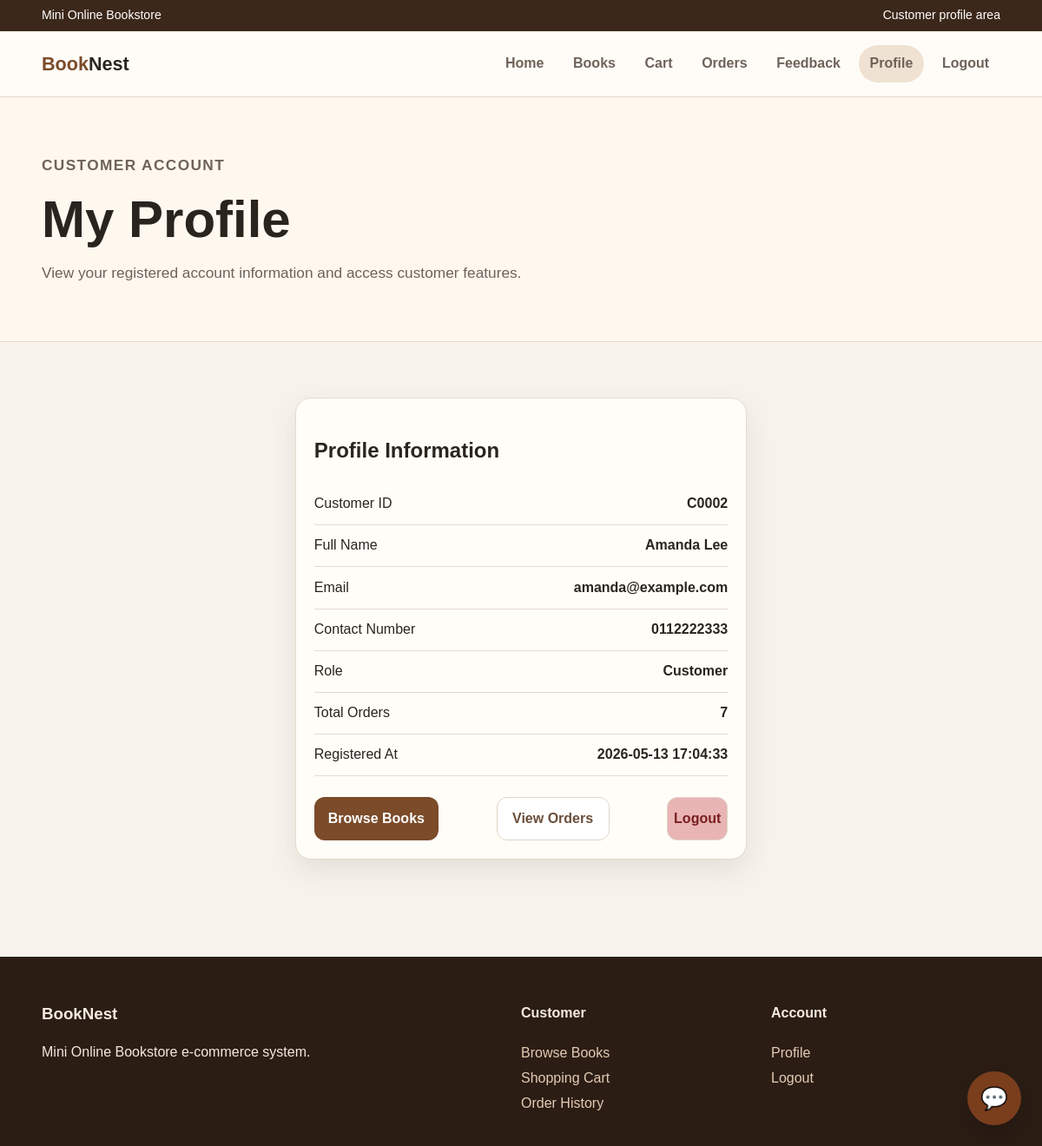
Screenshot of /auth/profile.php (signed in) with the database file from the repository.
### tables this page shows
CREATE TABLE `users` (
  `user_id` int NOT NULL AUTO_INCREMENT,
  `name` varchar(100) NOT NULL,
  `email` varchar(100) NOT NULL,
  `password` varchar(255) NOT NULL,
  `role` enum('customer','admin') NOT NULL DEFAULT 'customer',
  `contact` varchar(20) DEFAULT NULL,
  `created_at` timestamp NOT NULL DEFAULT CURRENT_TIMESTAMP,
  PRIMARY KEY (`user_id`),
  UNIQUE KEY `email` (`email`)
);

### auth/profile.php (the view, shortened to what this page needs)
<?php
include '../app.php';
$user_id = $_SESSION["user_id"];
$stmt = $conn->prepare("SELECT user_id, name, email, contact, role, created_at FROM users WHERE user_id = ?");
$stmt->bind_param("i", $user_id);
$stmt->execute();
$user = $stmt->get_result()->fetch_assoc();
$orderStmt = $conn->prepare("SELECT COUNT(*) AS total_orders FROM orders WHERE user_id = ?");
$orderStmt->bind_param("i", $user_id);
$orderStmt->execute();
$orderCount = $orderStmt->get_result()->fetch_assoc()["total_orders"];
?>
<!DOCTYPE html>
<html lang="en">
<head>
    <link rel="stylesheet" href="../css/style.css?v=999">
</head>
<body>
<div class="topbar">
    <div class="container">
        <span>Mini Online Bookstore</span>
        <span>Customer profile area</span>
    </div>
</div>
<?php include __DIR__ . '/../includes/navigation.php'; ?>
<section class="page-title">
    <div class="container">
        <p class="eyebrow">Customer Account</p>
        <h1>My Profile</h1>
        <p>View your registered account information and access customer features.</p>
    </div>
</section>
<main class="section">
    <div class="container auth">
        <div class="form-card">
            <h2>Profile Information</h2>
            <div class="summary-row">
                <span>Customer ID</span>
                <strong><?php echo "C" . str_pad($user["user_id"], 4, "0", STR_PAD_LEFT); ?></strong>
            </div>
            <div class="summary-row">
                <span>Full Name</span>
                <strong><?php echo htmlspecialchars($user["name"]); ?></strong>
            </div>
            <div class="summary-row">
                <span>Email</span>
                <strong><?php echo htmlspecialchars($user["email"]); ?></strong>
            </div>
            <div class="summary-row">
                <span>Contact Number</span>
                <strong><?php echo htmlspecialchars($user["contact"]); ?></strong>
            </div>
            <div class="summary-row">
                <span>Role</span>
                <strong><?php echo htmlspecialchars(ucfirst($user["role"])); ?></strong>
            </div>
            <div class="summary-row">
                <span>Total Orders</span>
                <strong><?php echo $orderCount; ?></strong>
            </div>
            <div class="summary-row">
                <span>Registered At</span>
                <strong><?php echo htmlspecialchars($user["created_at"]); ?></strong>
            </div>
            <div class="actions2">
                <a class="btn" href="../books/books.php">Browse Books</a>
                <a class="btn secondary view-btn" href="../orders/order-history.php">View Orders</a>
                <a class="btn danger logout-btn" href="logout.php">Logout</a>
            </div>
        </div>
    </div>
</main>
<footer class="footer">
    <div class="container footer-grid">
        <div>
            <h3>BookNest</h3>
            <p>Mini Online Bookstore e-commerce system.</p>
        </div>
        <div>
            <h4>Customer</h4>
            <a href="../books/books.php">Browse Books</a>
            <a href="../orders/cart.php">Shopping Cart</a>
            <a href="../orders/order-history.php">Order History</a>
        </div>
        <div>
            <h4>Account</h4>
            <a href="profile.php">Profile</a>
            <a href="logout.php">Logout</a>
        </div>
    </div>
</footer>
</body>
</html>

### css/style.css (style rules this page uses)
:root { --bg: #f7f3ec; --paper: #fffdf8; --ink: #2a241f; --muted: #6f6259; --line: #e6dacc; --brand: #7b4b2a; --brand-dark: #5f361c; --accent: #b87945; --soft: #efe2d2; --shadow: 0 12px 30px rgba(70, 45, 25, .10); --radius: 18px; }
* { box-sizing: border-box; }
body { margin: 0; font-family: Arial, Helvetica, sans-serif; background: var(--bg); color: var(--ink); line-height: 1.55; }
a { text-decoration: none; color: inherit; }
.container { width: min(1120px, 92%); margin: auto; }
.topbar { background: #3c281b; color: #fff; padding: .45rem 0; font-size: .88rem; }
.topbar .container { display: flex; justify-content: space-between; gap: 1rem; flex-wrap: wrap; }
.btn { display: inline-flex; align-items: center; justify-content: center; border: 0; border-radius: 12px; padding: .75rem 1rem; background: var(--brand); color: #fff; font-weight: 700; cursor: pointer; height: 50px; font-size: 16px; }
.btn.secondary { background: #ffffff; color: #6b4f3b; border: 1px solid #e0d5c8; padding: 0.4rem 1rem; transition: all 0.2s ease; font-size: 16px; }
.view-btn, .cancel-btn { min-width: 130px; }
.btn.danger { background: #e8b4b4; color: #7a1f1f; border: 1px solid #e0d5c8; border-radius: 12px; padding: 0.4rem 1rem; transition: all 0.2s ease; width: 70px; }
.logout-btn { height: 50px; }
.form-card { padding: 1.5rem; border-radius: 18px; }
.eyebrow { color: var(--accent); font-weight: 800; text-transform: uppercase; letter-spacing: .08em; font-size: .85rem; }
.hero h1, .page-title h1 { font-size: clamp(2rem, 5vw, 4rem); line-height: 1.05; margin: .5rem 0 1rem; }
.hero p, .page-title p { font-size: 1.08rem; color: var(--muted); max-width: 650px; }
.hero-card, .card, .form-card, .summary, .stat, .table-wrap { background: var(--paper); border: 1px solid var(--line); border-radius: var(--radius); box-shadow: var(--shadow); margin-top: 1rem; margin-bottom: 1rem; }
.actions2 { display: flex; gap: 0.8rem; align-items: center; justify-content: space-between; background: var(--paper); margin-top: 1.5rem !important; }
.section { padding: 3rem 0; }
.page-title { padding: 3rem 0; background: #fff8ef; border-bottom: 1px solid var(--line); }
.form-card, .summary { padding: 1.3rem; }
.auth { max-width: 520px; margin: auto; }
.info-row, .summary-row { display: flex; justify-content: space-between; gap: 1rem; border-bottom: 1px solid var(--line); padding: .7rem 0; }
.footer { background: #2b1d14; color: #f5eadf; padding: 2rem 0; margin-top: 3rem; }
.footer-grid { display: grid; grid-template-columns: 2fr 1fr 1fr; gap: 1.5rem; }
.footer a { display: block; color: #e5cbb5; margin: .25rem 0; }

### rows the page displays
users: user_id "0002", name "Amanda Lee", email "amanda@example.com", contact "0112222333", role "Customer", created_at "2026-05-13 17:04:33"

### other values shown
$orderCount "7"
